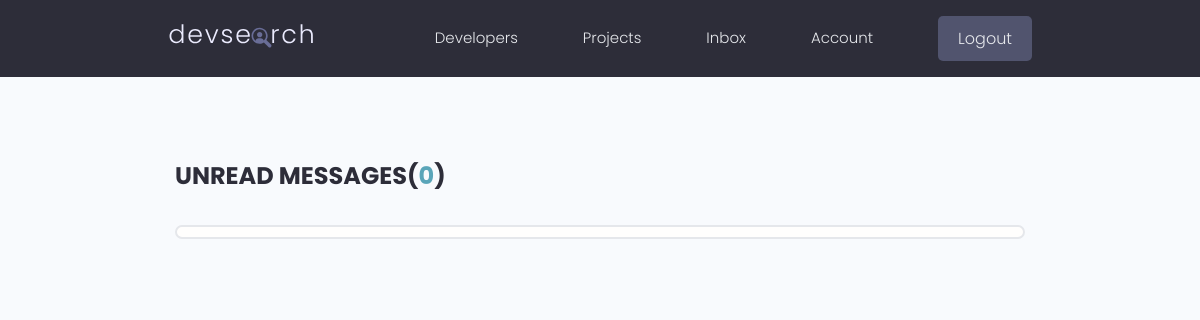
The app's page /inbox/ (signed in), older data.
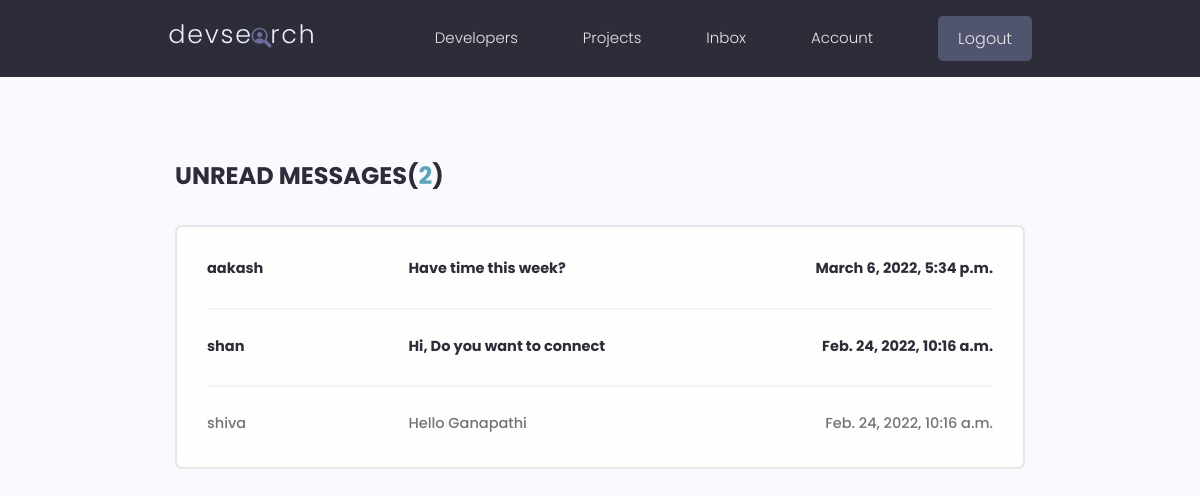
The same page, newer data.
### users/models.py (models this page shows, shortened)
class Message(models.Model):
    sender = models.ForeignKey(Profile,on_delete=models.SET_NULL, null=True,blank=True)
    recipient = models.ForeignKey(Profile,on_delete=models.SET_NULL, null=True,blank=True, related_name='messagesasrecipient')
    name = models.CharField(max_length=200,null=True,blank=True)
    email = models.EmailField(max_length=200, null=True, blank=True)
    subject = models.CharField(max_length=200,null=True,blank=True)
    body = models.TextField()
    is_read = models.BooleanField(default=False,null=True)
    created = models.DateTimeField(auto_now_add=True)
    id = models.UUIDField(default=uuid.uuid4,unique=True,primary_key=True,editable=False)
    class Meta:
        ordering = ['-created']

### users/views.py (the view)
# urls.py: path('inbox/',views.getinbox,name='inbox'),
@login_required(login_url='login')
def getinbox(req):
    prof = req.user.profile
    profmessages = prof.messagesasrecipient.all()
    unreadmessagescount = profmessages.filter(is_read=False).count()
    cntxt = {'unreadmessagescount':unreadmessagescount,'profmessages':profmessages}
    return render(req,'users/inbox.html',cntxt)

### users/templates/users/inbox.html
{% extends 'main.html' %}
{% block conten %}
<main class="inbox my-xl">
    <div class="content-box">
      <h3 class="inbox__title">Unread Messages(<span>{{unreadmessagescount}}</span>)</h3>
      <ul class="messages">
        {% for profmessage in profmessages %}
            {% if profmessage.is_read %}
            <li class="message">
            {% else %}
            <li class="message message--unread">
            {% endif %}
            <a href="{% url 'message' profmessage.id %}">
                <span class="message__author">{{profmessage.name}}</span>
                <span class="message__subject">{{profmessage.subject}}</span>
                <span class="message__date">{{profmessage.created}}</span>
            </a>
            </li>
        {% endfor %}
      </ul>
    </div>
  </main>
{% endblock conten %}

Row changes from the older to the newer data that the page shows:
added Message: name "aakash", subject "Have time this week?", created "March 6, 2022, 5:34 p.m."
now on this page (row edited): Message: name "shan", subject "Hi, Do you want to connect", created "Feb. 24, 2022, 10:16 a.m."
now on this page (row edited): Message: name "shiva", subject "Hello Ganapathi", created "Feb. 24, 2022, 10:16 a.m."
Text that changed along with them:
{{ unreadmessagescount }}: "0" → "2"
